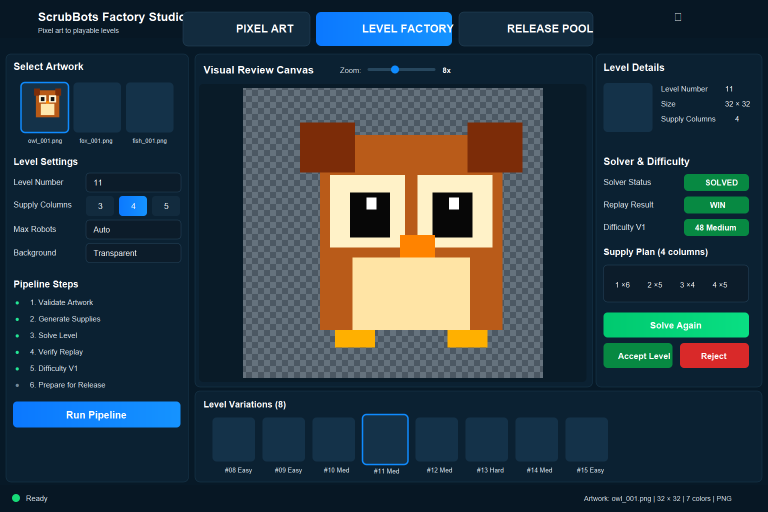
#> input picture level_factory/assets/visual-masters/FACTORY_STUDIO_LEVEL_FACTORY_MASTER_V01.png, 1536 x 1024 px (shown at 1/2 size)
$ python -i pixellab_pro_atlas.py   (imports and definitions only)
#> lines starting #> are read from the running program, lines starting #| are printed output that depends on the picture
### src/scrubbots_pixel_factory/owner_art_storage.py
"""Owner-visible artwork folders with immutable, content-addressed copies."""

from __future__ import annotations

import hashlib
import json
import os
from pathlib import Path
import re
import stat
import tempfile
from typing import Any, Mapping
from io import BytesIO

from PIL import Image
from . import fs_atomic


_FOLDER_RELATIVE_PATHS = {
    "input": "data/input",
    "level_factory": "data/Level Factory",
    "imported": "data/Level Factory/Imported",
    "batches": "data/Level Factory/Batches",
    "batch_imports": "data/Level Factory/Batches/Imports",
    "batch_jobs": "data/Level Factory/Batches/Jobs",
    "batch_control": "data/Level Factory/Batches/Control",
    "batch_locks": "data/Level Factory/Batches/Locks",
    "activity": "data/Level Factory/Activity",
    "workspace": "data/Level Factory/Workspace",
    "runtime": "data/Level Factory/Runtime",
    "pixellab": "data/output/Pixellab",
    "pixellab_grid_files": "data/output/Pixellab/Grid Files",
    "pixellab_final": "data/output/Pixellab/Final",
    "pixellab_transactions": "data/output/Pixellab/Transactions",
    "release_pool": "data/Release Pool",
    "pending": "data/Release Pool/Pending",
    "ready": "data/Release Pool/Ready",
    "failed": "data/Release Pool/Failed",
    "rejected": "data/Release Pool/Rejected",
    "solver_jobs": "data/Release Pool/Pending/Pipelines/SolverJobs",
    "pipeline_work": "data/Release Pool/Pending/Pipelines/Work",
}
_SHA256 = re.compile(r"[0-9a-f]{64}\Z")


class OwnerArtStorageError(ValueError):
    """Raised when an owner-art path or immutable artifact is unsafe."""


_REPOSITORY_ROOT_CACHE: dict[tuple[str, str], Path] = {}


def factory_repository_root(anchor: str | Path | None = None) -> Path:
    """Resolve the one canonical mutable-data root from source and installed Release."""

    # The checkout layout does not change while a worker runs; a startup refresh
    # used to re-walk the disk ~9,600 times. Only successful lookups are cached.
    key = (str(anchor if anchor is not None else __file__), os.environ.get("USERPROFILE", ""))
    cached = _REPOSITORY_ROOT_CACHE.get(key)
    if cached is not None:
        return cached
    root = _resolve_factory_repository_root(anchor)
    _REPOSITORY_ROOT_CACHE[key] = root
    return root


def _resolve_factory_repository_root(anchor: str | Path | None = None) -> Path:
    location = Path(anchor if anchor is not None else __file__).resolve()
    start = location if location.is_dir() else location.parent
    for candidate in (start, *start.parents):
        git_metadata = candidate / ".git"
        if ((git_metadata.is_dir() or git_metadata.is_file()) and (candidate / "TASKS.md").is_file()):
            return candidate
    profile = os.environ.get("USERPROFILE")
    if profile:
        canonical = Path(profile) / "Desktop" / "Scrubbots - Pixel Art Generator"
        git_metadata = canonical / ".git"
        if ((git_metadata.is_dir() or git_metadata.is_file()) and (canonical / "TASKS.md").is_file()):
            return canonical.resolve()
    # Never treat the installed Release directory as a mutable-data root. If
    # the canonical Desktop checkout cannot be identified, fail closed rather
    # than quietly writing solver/import data beside the executable.
    raise OwnerArtStorageError("canonical Factory data checkout could not be resolved")


def owner_art_paths(repository_root: str | Path | None = None) -> dict[str, Path]:
    root = Path(repository_root).resolve() if repository_root is not None else factory_repository_root()
    return {key: root / relative for key, relative in _FOLDER_RELATIVE_PATHS.items()}


def pixellab_asset_name_manifest(repository_root: str | Path | None = None) -> Path:
    root = Path(repository_root).resolve() if repository_root is not None else factory_repository_root()
    return root / "data" / "output" / "Pixellab" / "asset-name-manifest.json"


# [116 lines left out: functions pixellab_transaction_path, _load_pixellab_name_map, _next_asset_name, _save_pixellab_name_map, _is_reparse_point, _verify_path_under_root and 2 more, not called in this run]


def _hash(raw: bytes) -> str:
    return hashlib.sha256(raw).hexdigest()


# [361 lines left out: functions _image_dimensions, _dimension_pair, _write_atlas_transaction, _write_content_addressed, purge_final_slice, archive_owner_edited_sprite and 1 more, not called in this run]


__all__ = ["OwnerArtStorageError", "archive_pixellab_export", "ensure_owner_art_layout", "factory_repository_root", "owner_art_paths", "validate_owner_input_csv"]

### src/scrubbots_pixel_factory/contracts/palette.py
"""Immutable, validated access to the owner-locked SCRUBBOTS palette."""

from dataclasses import dataclass
import json
from pathlib import Path
import re
import sys
from types import MappingProxyType
from typing import Any, Iterable, Mapping


def _canonical_palette_path() -> Path:
    # Owner data (including the locked palette whose SHA binds PixelLab request
    # digests) always comes from the canonical Desktop checkout's data/, also
    # when this code runs from the installed Release copy.
    from ..owner_art_storage import OwnerArtStorageError, factory_repository_root

    try:
        root = factory_repository_root(__file__)
    except OwnerArtStorageError:
        root = Path(__file__).resolve().parents[3]
    return root / "data" / "palette" / "scrubbots_palette_v3.json"


_REPOSITORY_PALETTE_PATH = _canonical_palette_path()
_INSTALLED_PALETTE_PATH = Path(sys.prefix) / "data" / "palette" / "scrubbots_palette_v3.json"
PALETTE_DATA_PATH = (
    _REPOSITORY_PALETTE_PATH
    if _REPOSITORY_PALETTE_PATH.is_file()
    else _INSTALLED_PALETTE_PATH
)
_LOGICAL_ID = re.compile(r"^C(?:0[1-9]|1[0-6])$")
_HEX = re.compile(r"^#[0-9A-F]{6}$")
VOID_CELL_ID = "VOID"


class PaletteContractError(ValueError):
    """Raised when palette data or a logical color violates the M01 contract."""


@dataclass(frozen=True, slots=True)
class PaletteColor:
    id: str
    index: int
    name: str
    hex: str
    rgb: tuple[int, int, int]


@dataclass(frozen=True, slots=True)
class BackgroundColor:
    id: str
    name: str
    hex: str
    rgb: tuple[int, int, int]


class CanonicalPalette:
    """Immutable canonical palette with fail-closed lookup methods."""

    __slots__ = (
        "_colors",
        "_by_id",
        "_by_rgb",
        "_by_hex",
        "background",
        "used_color_envelope",
        "difficulty_class_derived_from_color_count",
    )

    # [21 lines left out: function __init__, not called in this run]

    def __setattr__(self, _name: str, _value: object) -> None:
        raise AttributeError("canonical palette is immutable")

    @property
    def colors(self) -> tuple[PaletteColor, ...]:
        return self._colors

    @property
    def ids(self) -> tuple[str, ...]:
        return tuple(color.id for color in self._colors)

    # [5 lines left out: function color, not called in this run]

    def rgb_for(self, color_id: str) -> tuple[int, int, int]:
        return self.color(color_id).rgb

    def hex_for(self, color_id: str) -> str:
        return self.color(color_id).hex

    # [24 lines left out: functions id_for_rgb, id_for_hex, validate_logical_id, not called in this run]

    def used_ids(self, cells: Iterable[Any]) -> tuple[str, ...]:
        used = {self.validate_logical_id(value) for value in cells if value != VOID_CELL_ID}
        return tuple(sorted(used, key=lambda value: int(value[1:])))


# [12 lines left out: function _validate_rgb_value, not called in this run]


def _load_json(path: str | Path) -> Mapping[str, Any]:
    path = Path(path)
    try:
        raw = json.loads(path.read_text(encoding="utf-8"))
    except (OSError, json.JSONDecodeError) as exc:
        raise PaletteContractError(f"canonical palette could not be read: {path}") from exc
    if not isinstance(raw, dict):
        raise PaletteContractError("canonical palette root must be an object")
    return raw


def load_palette(path: str | Path = PALETTE_DATA_PATH) -> CanonicalPalette:
    raw = _load_json(path)
    if (
        raw.get("schema") != "scrubbots-global-palette/v3"
        or raw.get("version") != 3
        or raw.get("ownerLocked") is not True
    ):
        raise PaletteContractError("unsupported canonical palette schema/version")
    production_rules = raw.get("productionRules")
    if not isinstance(production_rules, dict):
        raise PaletteContractError("productionRules are required")
    if production_rules.get("offPaletteLogicalCellColors") != "FORBIDDEN":
        raise PaletteContractError("off-palette logical cell policy must be FORBIDDEN")
    envelope = production_rules.get("usedColorEnvelopeV1")
    if envelope != {"min": 3, "max": 12}:
        raise PaletteContractError("usedColorEnvelopeV1 must be exactly 3..12")
    if production_rules.get("difficultyClassDerivedFromColorCount") is not False:
        raise PaletteContractError("difficulty class must not be derived from color count")
    entries = raw.get("colors")
    if not isinstance(entries, list) or len(entries) != 16:
        raise PaletteContractError("canonical palette must contain exactly 16 colors")

    colors: list[PaletteColor] = []
    seen_ids: set[str] = set()
    seen_rgb: set[tuple[int, int, int]] = set()
    for expected_index, entry in enumerate(entries):
        if not isinstance(entry, dict):
            raise PaletteContractError("each canonical palette color must be an object")
        color_id = entry.get("id")
        if not isinstance(color_id, str):
            raise PaletteContractError(f"malformed logical color ID: {color_id!r}")
        if color_id in seen_ids:
            raise PaletteContractError(f"duplicate canonical color ID: {color_id!r}")
        seen_ids.add(color_id)
        if not _LOGICAL_ID.fullmatch(color_id):
            raise PaletteContractError(f"malformed logical color ID: {color_id!r}")
        if color_id != f"C{expected_index + 1:02d}":
            raise PaletteContractError("canonical palette IDs/indexes must be ascending C01..C16")
        if entry.get("index") != expected_index:
            raise PaletteContractError(f"incorrect palette index for {color_id}")
        rgb = _validate_rgb_value(entry.get("rgb"))
        if rgb in seen_rgb:
            raise PaletteContractError(f"duplicate canonical RGB value: {rgb!r}")
        seen_rgb.add(rgb)
        hex_value = entry.get("hex")
        if not isinstance(hex_value, str) or not _HEX.fullmatch(hex_value):
            raise PaletteContractError(f"malformed HEX value for {color_id}")
        expected_hex = "#" + "".join(f"{channel:02X}" for channel in rgb)
        if hex_value != expected_hex:
            raise PaletteContractError(f"HEX/RGB mismatch for {color_id}")
        name = entry.get("name")
        if not isinstance(name, str) or not name:
            raise PaletteContractError(f"missing name for {color_id}")
        colors.append(PaletteColor(color_id, expected_index, name, hex_value, rgb))

    background_raw = raw.get("gameplayBackground")
    if not isinstance(background_raw, dict):
        raise PaletteContractError("gameplayBackground is required")
    background_rgb = _validate_rgb_value(background_raw.get("rgb"))
    background = BackgroundColor(
        id=background_raw.get("id"),
        name=background_raw.get("name"),
        hex=background_raw.get("hex"),
        rgb=background_rgb,
    )
    if background != BackgroundColor("BG01", "Midnight Slate", "#202533", (32, 37, 51)):
        raise PaletteContractError("BG01 must remain the owner-locked presentation background")
    if (
        background_raw.get("pixelArtPaletteColor") is not False
        or background_raw.get("countsTowardLevelColorTotal") is not False
        or background_raw.get("ownerLocked") is not True
    ):
        raise PaletteContractError("BG01 production role must remain presentation-only")
    if background.id in seen_ids:
        raise PaletteContractError("BG01 must not be a logical palette ID")
    return CanonicalPalette(colors, background, (3, 12), False)


CANONICAL_PALETTE = load_palette()
BG01 = CANONICAL_PALETTE.background
PALETTE = CANONICAL_PALETTE

### src/scrubbots_pixel_factory/pixellab_pro_atlas.py
"""PixelLab Pro 4x4 intake and mandatory lossless sprite extraction.

All Pro 4x4 source frames are 51..59 pixels on each axis. Every accepted source
is normalized to a 4W x 4H atlas and sliced into sixteen independent row-major
PNG files. No resize, filtering, palette snap, or source overwrite occurs here.
"""

from __future__ import annotations

from hashlib import sha256
from io import BytesIO
import json
from pathlib import Path
import re
from typing import Any, Sequence
from zipfile import BadZipFile, ZipFile

from PIL import Image

from .contracts import CANONICAL_PALETTE

PNG_SIGNATURE = b"\x89PNG\r\n\x1a\n"
GRID = (4, 4)
MIN_FRAME_SIZE = 51
MAX_FRAME_SIZE = 59
DEFAULT_FRAME_SIZE = (56, 56)
MIN_MAX_COLORS = 3
MAX_MAX_COLORS = 12
DEFAULT_MAX_COLORS = 12
MIN_OPAQUE_PIXELS = 200
# Owner 2026-11-15 (EDGE_CLIPPED): PixelLab ignores prompt requests for an empty margin;
# 36 of 64 frames in atlases 124-127 touched the frame edge. The Factory now asks PixelLab
# for 52x52 frames and pads every cell with a 2-px transparent ring back to 56x56, so a
# sprite can never touch the 56x56 frame edge. Same price (PixelLab bills 51..64 alike).
PROVIDER_FRAME_MARGIN = 2


# [26 lines left out: functions provider_frame_size, pad_atlas_frames, not called in this run]
# Owner 2026-11-15: PixelLab sometimes ignores no_background=True and draws a white /
# light-grey card behind every frame (atlases PX-ATLAS-000118..120, the arctic set).
# A frame's light-background ratio is the share of its pixels that are opaque white or
# #D4D7D9 and connect to the frame edge through transparent or such light pixels.
# Measured: clean atlases 100-117 have at most 2 frames above 0.15; the background
# atlases have 12-14. An atlas with >= 6 such frames is rejected as a whole.
LIGHT_BACKGROUND_RGB = frozenset({(255, 255, 255), (212, 215, 217)})
LIGHT_BACKGROUND_FRAME_RATIO = 0.15
LIGHT_BACKGROUND_MIN_FRAMES = 6
# Owner 2026-11-15 (PX-ATLAS-000130): PixelLab can also leave partial white cards that
# do not reach the frame edge, so the ratio above misses them. PixelLab sprites have a
# dark outline; a card (or an outline-less white blob) shows opaque white/#D4D7D9
# pixels directly on the silhouette border. Calibrated on atlases 001-132: >= 5 frames
# with >= 40 such pixels flags only 082 (kept arctic set), 129 and 130; clean white-
# animal atlases such as 019 (max 2 frames) stay accepted.
UNOUTLINED_LIGHT_FRAME_PIXELS = 40
UNOUTLINED_LIGHT_MIN_FRAMES = 5
# Owner 2026-11-15 (gallery sheet of row 0094): a card can sit behind only two or three
# frames. A card has a long perfectly straight outline-less white border; drawn smoke,
# wind or spirit art does not (those reach up to 220 outline-less pixels but their
# straight runs stay short). Measured over 132 atlases: atlas 130 card frames 20-46 px,
# 117 (white water/rock blocks under birds) 27, all other art <= 18 except one bust cut
# flat at the frame bottom (28, atlas 122). One frame with a run >= 20 is rejected alone.
LIGHT_CARD_EDGE_PIXELS = 20


# [64 lines left out: functions light_card_edge, unoutlined_light_pixels, light_background_ratio, not called in this run]


def clean_owner_edited_frame(image: Image.Image) -> Image.Image:
    """Make an owner-edited sprite pass intake without redrawing it (owner 2026-11-15).

    Editors leave a few anti-aliased pixels: alpha >= 128 becomes opaque and < 128
    transparent; an opaque colour outside Palette V3 snaps to the nearest V3 colour;
    the sprite is centred on a square canvas (max 59) with an empty 1-px ring. Only
    when the artwork is wider/taller than 57 px is the thinner outermost column/row
    cleared.
    """
    palette = [color.rgb for color in CANONICAL_PALETTE.colors]
    exact = set(palette)
    source = image.convert("RGBA")
    cleaned = Image.new("RGBA", source.size, (0, 0, 0, 0))
    snapped: dict[tuple[int, int, int], tuple[int, int, int]] = {}
    for y in range(source.height):
        for x in range(source.width):
            red, green, blue, alpha = source.getpixel((x, y))
            if alpha < 128:
                continue
            rgb = (red, green, blue)
            if rgb not in exact:
                rgb = snapped.setdefault(rgb, min(palette, key=lambda c: sum((a - b) ** 2 for a, b in zip(c, rgb))))
            cleaned.putpixel((x, y), (*rgb, 255))
    limit = MAX_FRAME_SIZE - 2
    while True:
        box = cleaned.getchannel("A").getbbox()
        if box is None:
            raise ValueError("OWNER_EDIT_EMPTY: the sprite has no opaque pixels")
        left, top, right, bottom = box
        if right - left > limit:
            counts = [sum(cleaned.getpixel((column, y))[3] > 0 for y in range(cleaned.height)) for column in (left, right - 1)]
            column = left if counts[0] <= counts[1] else right - 1
            for y in range(cleaned.height):
                cleaned.putpixel((column, y), (0, 0, 0, 0))
        elif bottom - top > limit:
            counts = [sum(cleaned.getpixel((x, row))[3] > 0 for x in range(cleaned.width)) for row in (top, bottom - 1)]
            row = top if counts[0] <= counts[1] else bottom - 1
            for x in range(cleaned.width):
                cleaned.putpixel((x, row), (0, 0, 0, 0))
        else:
            break
    art = cleaned.crop(box)
    side = min(MAX_FRAME_SIZE, max(source.width, source.height, art.width + 2, art.height + 2, MIN_FRAME_SIZE))
    framed = Image.new("RGBA", (side, side), (0, 0, 0, 0))
    framed.paste(art, ((side - art.width) // 2, (side - art.height) // 2))
    return framed


# [353 lines left out: functions validate_frame_size, validate_max_colors, _decode_png, _encode_png, normalize_frames, _frame_records and 7 more, not called in this run]

>>> import cv2
>>> picture = cv2.imread('../../level_factory/assets/visual-masters/FACTORY_STUDIO_LEVEL_FACTORY_MASTER_V01.png', cv2.IMREAD_GRAYSCALE)
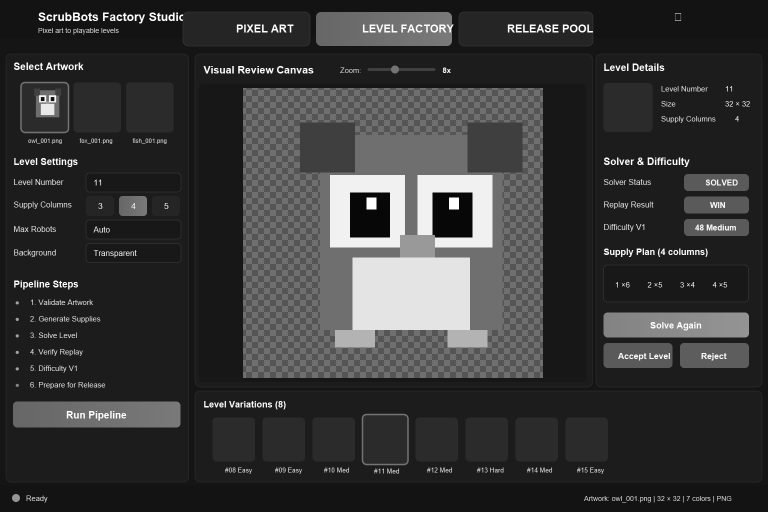
#> picture: shape (1024, 1536) (shown at 1/2 size); min 7, max 255, mean 55.9
#> (the run stopped early here; a loop or call above may not have finished)
